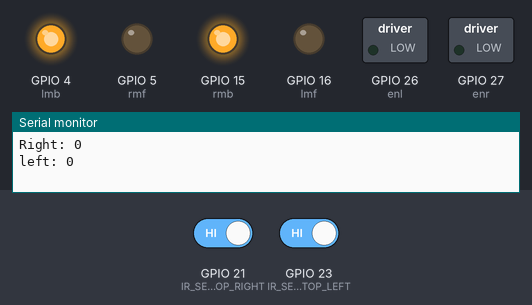
Bench run of a sketch on a simulated ESP32. Parts: switched loads named in the sketch (green lamp = pin HIGH), output pins drawn as LEDs (lit = HIGH), the last lines printed to the serial monitor. The inputs (shaded band) are chosen by the test bench; at power-on: GPIO 21 (IR_SENSOR_TOP_RIGHT) HIGH, GPIO 23 (IR_SENSOR_TOP_LEFT) HIGH.

Above: at 1.2 s.
1.3 s: GPIO 21 (IR_SENSOR_TOP_RIGHT) driven LOW and GPIO 23 (IR_SENSOR_TOP_LEFT) driven LOW
At 2.6 s:
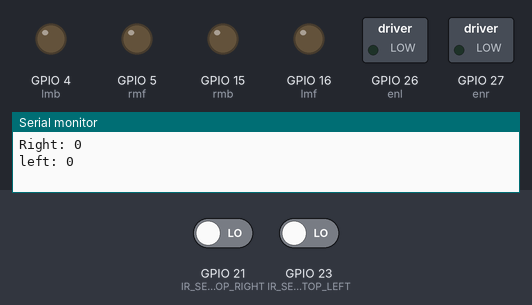
4.3 s: GPIO 21 (IR_SENSOR_TOP_RIGHT) driven HIGH
At 6.4 s:
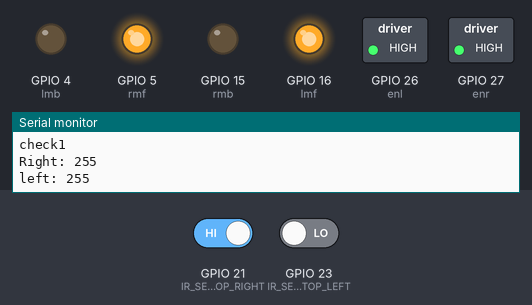
6.8 s: GPIO 21 (IR_SENSOR_TOP_RIGHT) driven LOW
At 9.5 s:
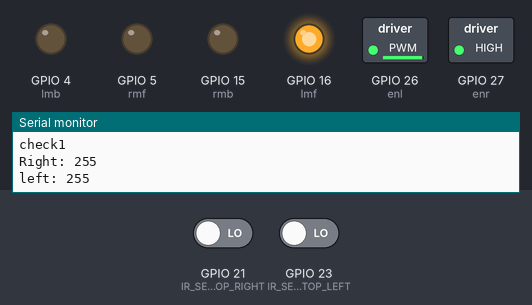
9.8 s: GPIO 23 (IR_SENSOR_TOP_LEFT) driven HIGH
11.8 s: GPIO 23 (IR_SENSOR_TOP_LEFT) driven LOW
At 14.5 s:
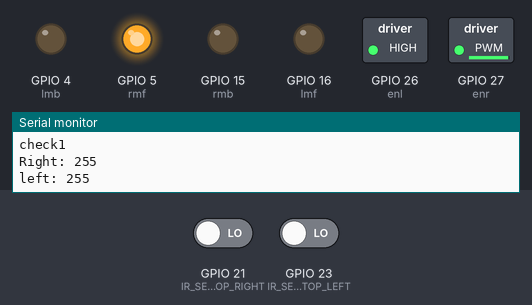
Timing chart, 0 to 29.3 s (numbered marks = the images above; inputs shaded):
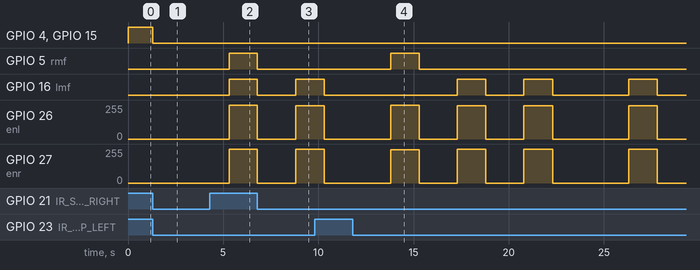

Measured:
- after the input at 1.3 s, GPIO 4 (lmb), GPIO 15 (rmb): HIGH → LOW at once
- after the input at 4.3 s, GPIO 5 (rmf), GPIO 16 (lmf): LOW → HIGH after 1.0 s; GPIO 26 (enl), GPIO 27 (enr): 0/255 → 255/255 after 1.0 s
- after the input at 6.8 s, GPIO 5 (rmf): HIGH → LOW at once; GPIO 16 (lmf): HIGH → LOW at once, → HIGH 2.0 s later; GPIO 26 (enl): 255/255 → 0/255 at once, → 250/255 2.0 s later; GPIO 27 (enr): 255/255 → 0/255 at once, → 255/255 2.0 s later
- after the input at 11.8 s, GPIO 5 (rmf): LOW → HIGH after 2.0 s, → LOW 1.5 s later; GPIO 16 (lmf): goes HIGH 1.5 s, LOW 2.0 s, HIGH 1.5 s, LOW 4.0 s, HIGH 1.5 s, then LOW, starting after 5.5 s

The sketch:

main_test_4.ino
```cpp
#define IR_SENSOR_TOP_RIGHT 21
#define IR_SENSOR_TOP_LEFT 23
#define IR_SENSOR_BOTTOM_RIGHT 34
#define IR_SENSOR_BOTTOM_LEFT 19
#define IR_CENTRE 22
#define MOTOR_SPEED 255
#define right_delay 1500
#define left_delay 1500


int rmf = 5;
int rmb = 15;
int lmf = 16;
int lmb = 4;
int enr = 27;
int enl = 26;
int count =0;
int topRightIRSensorValue, topLeftIRSensorValue;
void setup()
{
    Serial.begin(115200);
    pinMode(rmf, OUTPUT);
    pinMode(rmb, OUTPUT);
    pinMode(lmf, OUTPUT);
    pinMode(lmb, OUTPUT);
    pinMode(enl, OUTPUT);
    pinMode(enr, OUTPUT);

    pinMode(IR_SENSOR_TOP_RIGHT, INPUT);
    pinMode(IR_SENSOR_TOP_LEFT, INPUT);
    pinMode(IR_SENSOR_BOTTOM_RIGHT, INPUT);
    pinMode(IR_SENSOR_BOTTOM_LEFT, INPUT);
    pinMode(IR_CENTRE, INPUT);
    rotateMotor(0,0);
}


void loop()
{
     topRightIRSensorValue = digitalRead(IR_SENSOR_TOP_RIGHT);
     topLeftIRSensorValue = digitalRead(IR_SENSOR_TOP_LEFT);

    if(!topRightIRSensorValue && !topLeftIRSensorValue){
    stop();
    delay(2000);
    if(count <= 11){
        count += 1;
        switch (count){
            case 1:
            case 2:
            case 7:
            case 9:
                forward_single_l();
                break;

            case 3:
            case 5:
            case 6:
            case 8:
                turnRight();
                break;

            case 4:
            case 10:
                turnLeft();
                break;

            case 11:
                stop();
                break;

            default:
                break;
        }
    }
    else{
        count = 0;
    }
    }
}
void forward(){
  rotateMotor(MOTOR_SPEED,MOTOR_SPEED-3);
}
void forward_single_l(){
//   int rightIRSensorValue = digitalRead(IR_SENSOR_RIGHT);
//   int leftIRSensorValue = digitalRead(IR_SENSOR_LEFT);
  delay(10);

  //If none of the sensors detects black line, then go straight
  if (topRightIRSensorValue == LOW && topLeftIRSensorValue == LOW)
  {
    Serial.println("check1");
    rotateMotor(MOTOR_SPEED, MOTOR_SPEED);
  }
  //If right sensor detects black line, then turn right
  else if (topRightIRSensorValue == HIGH && topLeftIRSensorValue == LOW )
  {
      Serial.println("check2");
      rotateMotor(-MOTOR_SPEED, MOTOR_SPEED);
  }
  //If left sensor detects black line, then turn left
  else if (topLeftIRSensorValue == LOW && topLeftIRSensorValue == HIGH )
  {
      Serial.println("check1");
      rotateMotor(MOTOR_SPEED, -MOTOR_SPEED);
  }
  //If both the sensors detect black line, then stop
  else
  {
    rotateMotor(0, 0);
  }
}
void stop()
{
  analogWrite(enr, 0);
  analogWrite(enl, 0);
  digitalWrite(rmf, LOW);
  digitalWrite(rmb, LOW);
  digitalWrite(lmf, LOW);
  digitalWrite(lmb, LOW);
}
void turnLeft() {
    analogWrite(enl, 255);
    analogWrite(enr, 250);
    digitalWrite(lmf, LOW);
    digitalWrite(lmb, LOW);
    digitalWrite(rmf, HIGH);
    digitalWrite(rmb, LOW );
    delay(left_delay);
    stop();
}

void turnRight() {
    analogWrite(enr, 255);
    analogWrite(enl, 250);
    digitalWrite(rmf, LOW);
    digitalWrite(rmb, LOW);
    digitalWrite(lmf, HIGH);
    digitalWrite(lmb, LOW);
    delay(right_delay);
    stop();
}
void rotateMotor(int right, int left)
    {
      Serial.print("Right: ");
      Serial.println(right);
      Serial.print("left: ");
      Serial.println(left);
        if (right > 0)
            {
                analogWrite(enr, right);
                digitalWrite(rmf, HIGH);
                digitalWrite(rmb, 0);
            }
        else
            {
                analogWrite(enr, abs(right));
                digitalWrite(rmf, LOW);
                digitalWrite(rmb, HIGH);
            }

        if (left > 0)
            {
                analogWrite(enl, left);
                digitalWrite(lmf, HIGH);
                digitalWrite(lmb, LOW);
            }
        else
            {
                analogWrite(enl, abs(left));
                digitalWrite(lmf, LOW);
                digitalWrite(lmb, HIGH);
            }
    }
```
